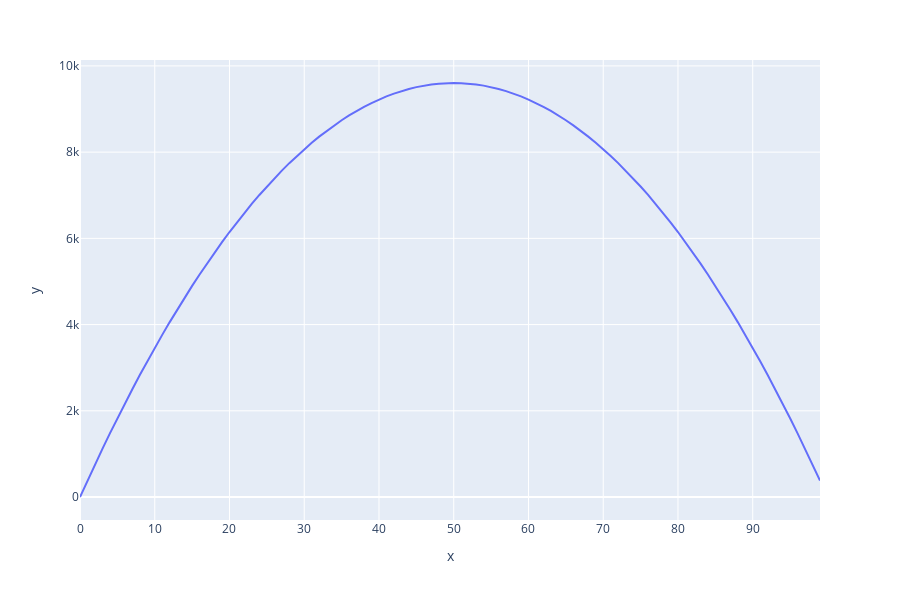

Notebook source saved alongside this figure:
### Code cell
fig = px.line( x=list(range(0,100)), y=n_size)
fig.show()

### Figure 1 — Plotly figure (JSON) as saved in the notebook; plotly's stock layout.template omitted (floating-point values rounded to 4 significant figures)
{"data": [{"hoverlabel": {"namelength": 0}, "hovertemplate": "x=%{x}<br>y=%{y}", "legendgroup": "", "line": {"color": "#636efa", "dash": "solid"}, "mode": "lines", "name": "", "showlegend": false, "type": "scatter", "x": [0, 1, 2, 3, 4, 5, 6, 7, 8, 9, 10, 11, 12, 13, 14, 15, 16, 17, 18, 19, 20, 21, 22, 23, 24, 25, 26, 27, 28, 29, 30, 31, 32, 33, 34, 35, 36, 37, 38, 39, 40, 41, 42, 43, 44, 45, 46, 47, 48, 49, 50, 51, 52, 53, 54, 55, 56, 57, 58, 59, 60, 61, 62, 63, 64, 65, 66, 67, 68, 69, 70, 71, 72, 73, 74, 75, 76, 77, 78, 79, 80, 81, 82, 83, 84, 85, 86, 87, 88, 89, 90, 91, 92, 93, 94, 95, 96, 97, 98, 99], "xaxis": "x", "y": [0, 381, 753, 1118, 1476, 1825, 2167, 2501, 2828, 3147, 3458, 3761, 4057, 4345, 4626, 4898, 5163, 5421, 5670, 5913, 6147, 6373, 6592, 6804, 7007, 7203, 7391, 7572, 7745, 7910, 8068, 8217, 8360, 8494, 8621, 8740, 8851, 8955, 9051, 9139, 9220, 9293, 9358, 9416, 9466, 9508, 9543, 9570, 9589, 9600, 9604, 9600, 9589, 9570, 9543, 9508, 9466, 9416, 9358, 9293, 9220, 9139, 9051, 8955, 8851, 8740, 8621, 8494, 8360, 8217, 8068, 7910, 7745, 7572, 7391, 7203, 7007, 6804, 6592, 6373, 6147, 5913, 5670, 5421, 5163, 4898, 4626, 4345, 4057, 3761, 3458, 3147, 2828, 2501, 2167, 1825, 1476, 1118, 753, 381], "yaxis": "y"}], "layout": {"height": 600, "legend": {"tracegroupgap": 0}, "margin": {"t": 60}, "xaxis": {"anchor": "y", "domain": [0, 1], "title": {"text": "x"}}, "yaxis": {"anchor": "x", "domain": [0, 1], "title": {"text": "y"}}}}
